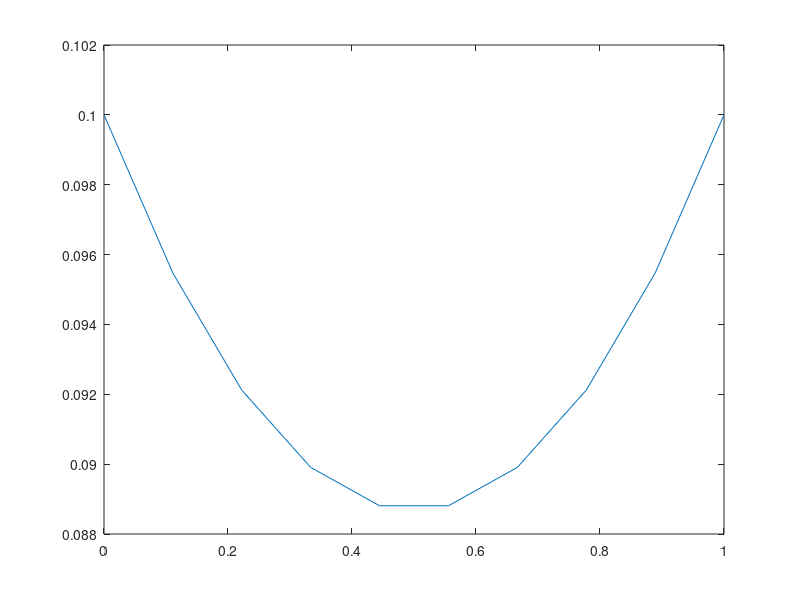

MATLAB code for this plot:
M=10;
h=1/(M-1);

%% A come with (df1, df2)
A=zeros(M);
for i=2:M-1
    A(i,i-1:i+1)=[-1/h 2/h -1/h];
end
A(1, 1:2)=[2/h -1/h];
A(M,M-1:M)=[-1/h 2/h];

%% B=(f1,f2) come with the modified diffusion term
B=zeros(M);
for i=2:M-1
    B(i,i-1:i+1)=[h/6 2/3*h h/6];
end
B(1, 1:2)=[2/3*h h/6];
B(M,M-1:M)=[h/6 2/3*h];
A=A+B;

% b=ones(M,1)*h;
b=zeros(M,1);
b(1)=0.1;
b(M)=0.1;
A(1,:)=0;
% A(:,1)=0;
A(M,:)=0;
% A(:,M)=0;
A(1,1)=1;
A(M,M)=1;

x=A\b;
t=linspace(0,1,M)
plot(t,x)
